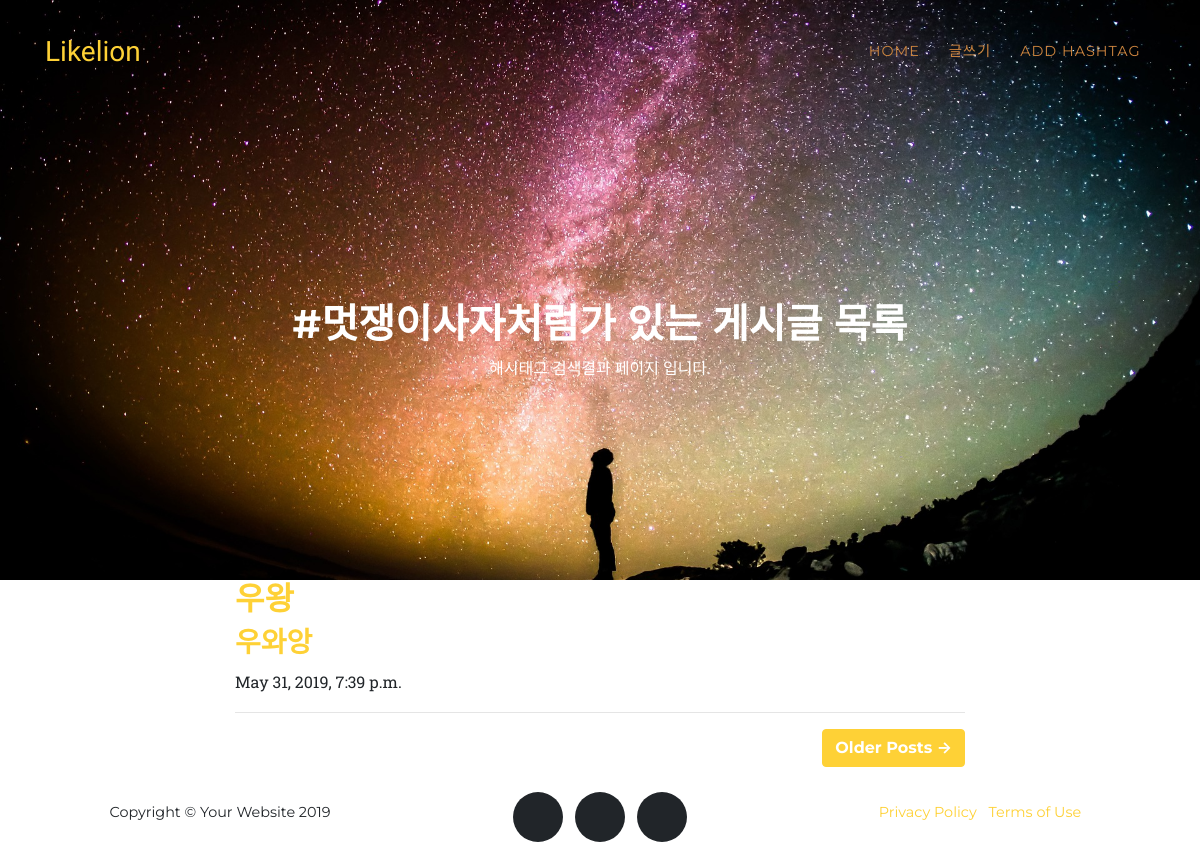
Page /first/1/search/ on the committed database.
### first/models.py (models this page shows, shortened)
class Hashtag(models.Model):
    name = models.CharField(max_length=50)
    def __str__(self):
        return self.name

class Blog(models.Model):
    title = models.CharField(max_length=200)
    pub_date = models.DateTimeField('date published')
    body = models.TextField()
    hashtags = models.ManyToManyField('Hashtag', blank=True)
    image = models.ImageField(upload_to='images/',blank=True)

### first/views.py (the view)
# urls.py: path('first/<int:hashtag_id>/search/', first.views.search, name='search'),
def search(request, hashtag_id):
        hashtag = get_object_or_404(Hashtag, pk=hashtag_id)
        return render(request, 'first/search.html', {'hashtag': hashtag})

### first/templates/first/search.html
{% extends 'first/index.html' %}
{% load staticfiles %}
{% block content %}
<link href="{% static 'css/hi.css' %}" rel="stylesheet">
<header class="masthead">
  <div class="container">
    <div class="intro-text">
      <h1>{{ hashtag }}가 있는 게시글 목록</h1>
        <span class="subheading">해시태그 검색결과 페이지 입니다.</span>
        </div>
      </div>
    </header>
<div class="container">
  <div class="row">
    <div class="col-lg-8 col-md-10 mx-auto">
        {% for blog in hashtag.blog_set.all %}
      <div class="post-preview">
        <a href="{% url 'detail' blog.id %}">
          <h2 class="post-title">
            {{ blog.title }}
          </h2>
          <h3 class="post-subtitle">
            {{ blog.body }}
          </h3>
        </a>
        <p class="post-meta">
          {{ blog.pub_date }}</p>
      </div>
      <hr>
      {% endfor %}
      <div class="clearfix">
        <a class="btn btn-primary float-right" href="#">Older Posts &rarr;</a>
      </div>
    </div>
  </div>
</div>
{% endblock %}

### first/static/css/hi.css (style rules this page uses)
header.masthead { background-image: url("../img/mi.jpg"); }

### rows in the picture
Hashtag: name "#멋쟁이사자처럼"
Blog: title "우왕", body "우와앙", pub_date "May 31, 2019, 7:39 p.m."
